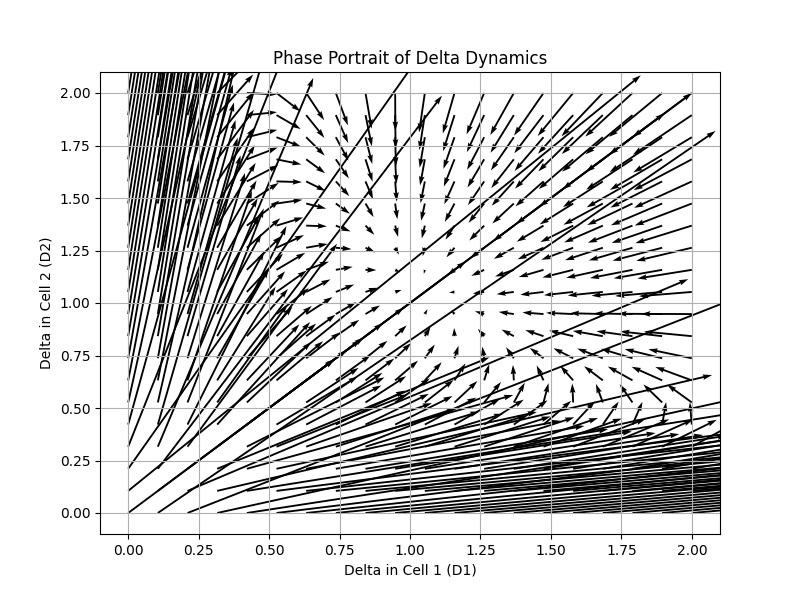

Python code for this plot:
import numpy as np
import matplotlib.pyplot as plt

# Parameters for the system
kD = 1.0  # Delta activation rate
kN = 1.0  # Notch inhibition rate
gamma_N = 1.0  # Notch decay rate
gamma_D = 0.1  # Delta decay rate

# Activation functions
def F(D):
    """ Notch activation as a function of Delta. """
    return kD * D**2 / (0.1 + D**2)

def G(N):
    """ Delta inhibition as a function of Notch. """
    return kN / (1 + 10 * N**2)

# System of equations for dD1/dt and dD2/dt
def delta_dynamics(D1, D2):
    """ Dynamical equations for Delta in the two cells. """
    N1 = F(D2) / gamma_N
    N2 = F(D1) / gamma_N
    dD1_dt = G(N1) - gamma_D * D1
    dD2_dt = G(N2) - gamma_D * D2
    return dD1_dt, dD2_dt

# Create a grid for D1 and D2 values
D1_vals = np.linspace(0, 2, 20)
D2_vals = np.linspace(0, 2, 20)
D1, D2 = np.meshgrid(D1_vals, D2_vals)

# Compute the derivatives at each point on the grid
dD1_dt, dD2_dt = delta_dynamics(D1, D2)

# Plot the phase portrait using a quiver plot
plt.figure(figsize=(8, 6))
plt.quiver(D1, D2, dD1_dt, dD2_dt, angles='xy', scale_units='xy', scale=0.5)
plt.title("Phase Portrait of Delta Dynamics")
plt.xlabel("Delta in Cell 1 (D1)")
plt.ylabel("Delta in Cell 2 (D2)")
plt.grid()
plt.show()
